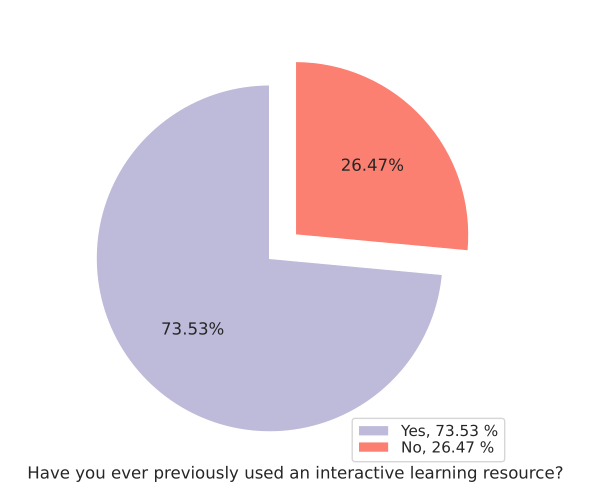

The Python source for this figure:
import matplotlib as mpl

mpl.use("pgf")

import matplotlib.pyplot as plt
import seaborn as sns
import numpy as np

fig = plt.figure()

fig.set_size_inches(5.90666, 5)

sns.set(style="ticks")

plt.xlabel(
    "Have you ever previously used an interactive learning resource?"
)

total = 34.0
yes = 25.0
no = 9.0

avg_yes = (yes / total) * 100
avg_no = (no / total) * 100
avgs = [avg_yes, avg_no]

data = np.array([avg_yes, avg_no])
labels = [
    "Yes",
    "No",
]

max = int(data.max())
colors = sns.color_palette("Set3")[2:7]

plt.pie(
    data,
    colors=colors,
    autopct="%.2f%%",
    explode=[0.2, 0],
    startangle=90,
)
legend_labels = ["%s, %1.2f %%" % (l, s) for l, s in zip(labels, avgs)]
plt.legend(
    legend_labels,
    bbox_to_anchor=(1, -0.04),
    loc="lower right",
    labelspacing=0.1,
)

# fig.set_constrained_layout(True)
plt.tight_layout()
fig.savefig("plot.png", dpi=100)
fig.savefig("plot.pgf", format="pgf", bbox_inches="tight", transparent=True)
